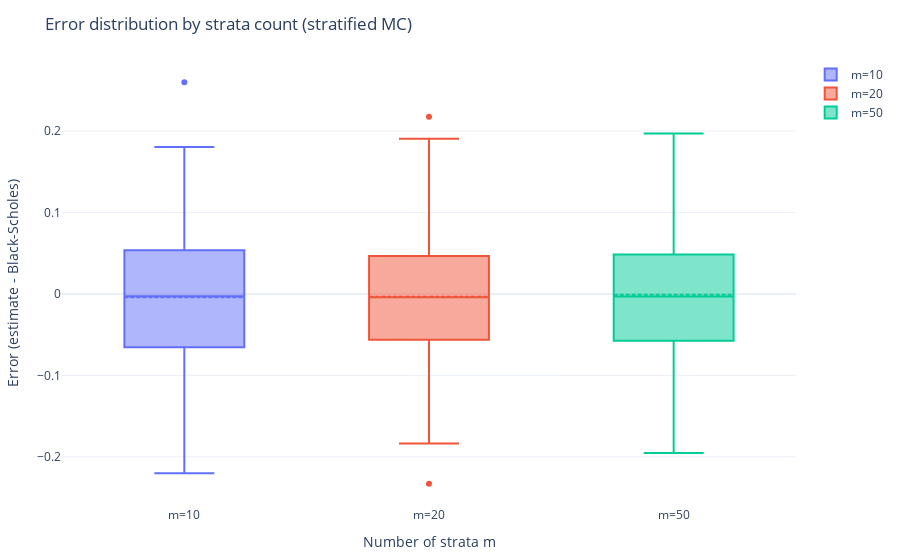

This figure's notebook cell:
### Code cell
with opt_box_path.open("rb") as f:
    opt_box_fig = pickle.load(f)
opt_box_fig
